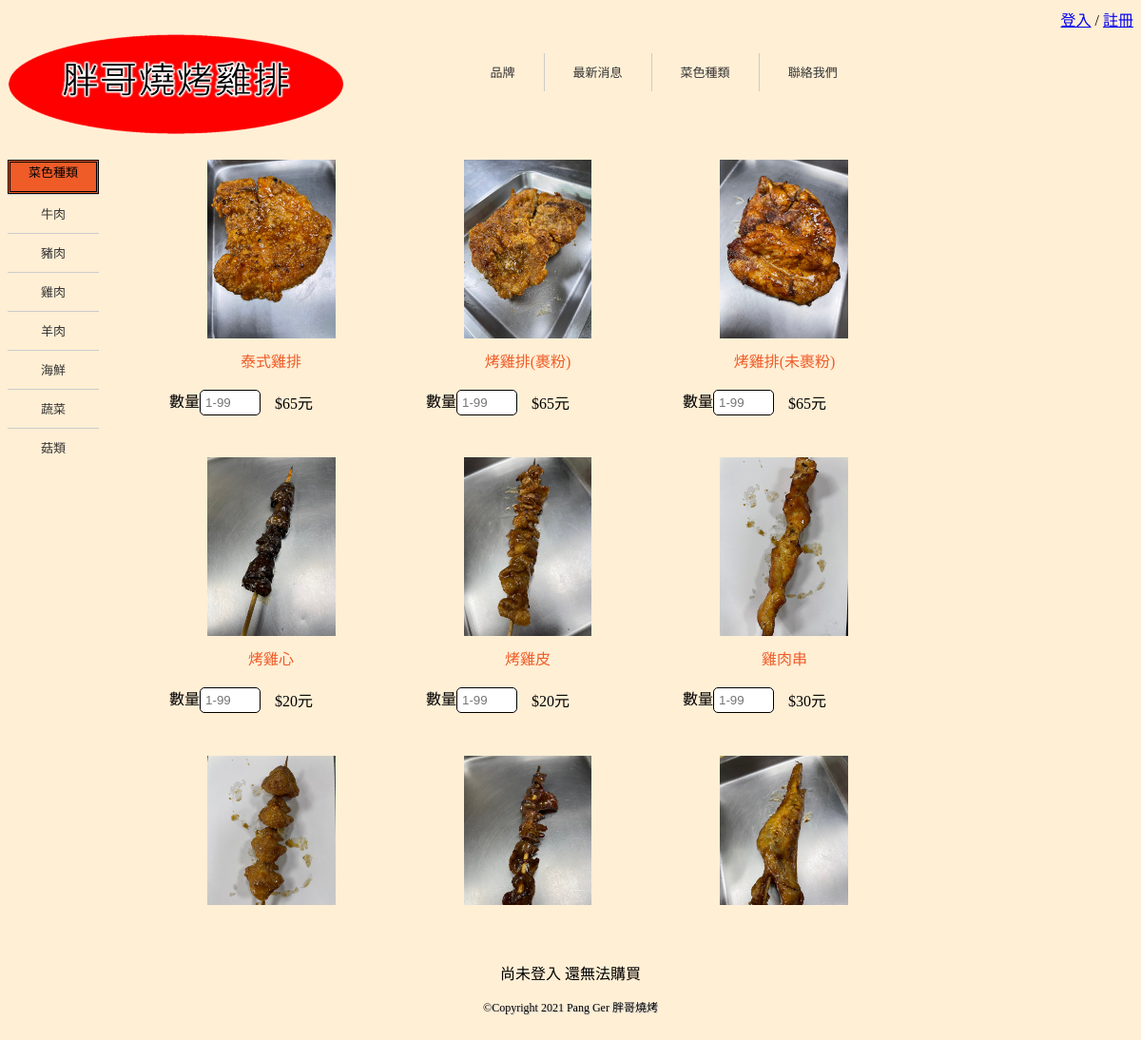
The app's page /dish/chicken/ with its own data.
### myapp/models.py (models this page shows, shortened)
class chickenview(models.Model):
    salename = models.CharField(max_length=20)
    saleprice = models.IntegerField(default=0)
    imgname = models.CharField(max_length=20)

### myapp/views.py (the view, shortened to what this page needs)
# urls.py: url(r'^dish/chicken/$',views.chicken),
def chicken(request):
    chickens = models.chickenview.objects.all()
    now=datetime.now()
    return render(request,"chicken.html",locals())

### templates/chicken.html (shortened to what this page needs)
{% extends "dish_base.html" %}
{% load static %}
{% block content %}
{% for chicken in chickens %}
    <div>
    <img  src="/static/images/雞/{{ chicken.imgname }}.jpg"  />
        <font id='sales'>{{ chicken.salename }}</font>
      <div>
       <table  width="220">
           <td width="25">
               <font>數量</font><input  type="number" name="number"  onchange="count()" id='ex-1' placeholder="1-99">
           </td>
           <td width="15">
               $<font id="saleprice" name="num">{{ chicken.saleprice }}</font>元
           </td>
       </table>
      </div>
    </div>
{% endfor %}
{% endblock %}

### static/css/style2.css (style rules this page uses)
.item div { width:30%; height:40%; color: #ef5c28; text-align:center; float:left; }
.item div img { width:50%; height:60%; }
.item div div { width:100% }
.item div div table { margin-left:auto; margin-right:auto; }
input[type="number"] { padding:5px 5px; border:1px black solid; cursor:pointer; -webkit-border-radius: 5px; border-radius: 5px; width:60%; height:100%; }

### records on screen
chickenview: imgname (picture), salename "泰式雞排", saleprice "65"
chickenview: shows a picture, salename "烤雞排(裹粉)", saleprice "65"
chickenview: imgname (picture), salename "烤雞排(未裹粉)", saleprice "65"
chickenview: shows a picture, salename "烤雞心", saleprice "20"
chickenview: shows a picture, salename "烤雞皮", saleprice "20"
chickenview: shows a picture, salename "雞肉串", saleprice "30"
chickenview: shows a picture
chickenview: shows a picture
chickenview: shows a picture
